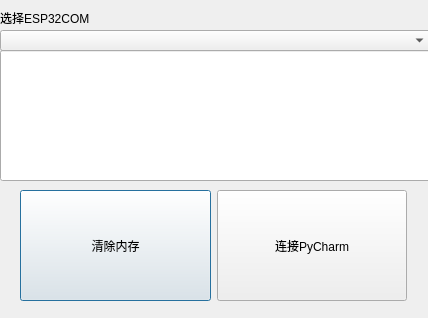
<?xml version="1.0" encoding="UTF-8"?>
<ui version="4.0">
 <class>Dialog</class>
 <widget class="QDialog" name="Dialog">
  <property name="geometry">
   <rect>
    <x>0</x>
    <y>0</y>
    <width>428</width>
    <height>318</height>
   </rect>
  </property>
  <property name="windowTitle">
   <string>Dialog</string>
  </property>
  <widget class="QLabel" name="label">
   <property name="geometry">
    <rect>
     <x>0</x>
     <y>10</y>
     <width>151</width>
     <height>16</height>
    </rect>
   </property>
   <property name="text">
    <string>选择ESP32COM</string>
   </property>
  </widget>
  <widget class="QWidget" name="horizontalLayoutWidget">
   <property name="geometry">
    <rect>
     <x>0</x>
     <y>190</y>
     <width>427</width>
     <height>111</height>
    </rect>
   </property>
   <layout class="QHBoxLayout" name="horizontalLayout" stretch="0,0">
    <property name="sizeConstraint">
     <enum>QLayout::SetDefaultConstraint</enum>
    </property>
    <property name="leftMargin">
     <number>20</number>
    </property>
    <property name="rightMargin">
     <number>20</number>
    </property>
    <item>
     <widget class="QPushButton" name="pushButton_3">
      <property name="sizePolicy">
       <sizepolicy hsizetype="Fixed" vsizetype="Fixed">
        <horstretch>0</horstretch>
        <verstretch>0</verstretch>
       </sizepolicy>
      </property>
      <property name="minimumSize">
       <size>
        <width>50</width>
        <height>50</height>
       </size>
      </property>
      <property name="maximumSize">
       <size>
        <width>200</width>
        <height>200</height>
       </size>
      </property>
      <property name="mouseTracking">
       <bool>false</bool>
      </property>
      <property name="tabletTracking">
       <bool>false</bool>
      </property>
      <property name="text">
       <string>清除内存</string>
      </property>
      <property name="checkable">
       <bool>false</bool>
      </property>
     </widget>
    </item>
    <item>
     <widget class="QPushButton" name="pushButton_2">
      <property name="enabled">
       <bool>true</bool>
      </property>
      <property name="sizePolicy">
       <sizepolicy hsizetype="Fixed" vsizetype="Fixed">
        <horstretch>0</horstretch>
        <verstretch>0</verstretch>
       </sizepolicy>
      </property>
      <property name="minimumSize">
       <size>
        <width>50</width>
        <height>50</height>
       </size>
      </property>
      <property name="maximumSize">
       <size>
        <width>200</width>
        <height>200</height>
       </size>
      </property>
      <property name="mouseTracking">
       <bool>false</bool>
      </property>
      <property name="tabletTracking">
       <bool>false</bool>
      </property>
      <property name="text">
       <string>连接PyCharm</string>
      </property>
      <property name="checkable">
       <bool>false</bool>
      </property>
     </widget>
    </item>
   </layout>
  </widget>
  <widget class="QComboBox" name="comboBox">
   <property name="geometry">
    <rect>
     <x>0</x>
     <y>30</y>
     <width>431</width>
     <height>21</height>
    </rect>
   </property>
   <property name="editable">
    <bool>false</bool>
   </property>
  </widget>
  <widget class="QLineEdit" name="lineEdit">
   <property name="geometry">
    <rect>
     <x>0</x>
     <y>50</y>
     <width>431</width>
     <height>131</height>
    </rect>
   </property>
  </widget>
 </widget>
 <resources/>
 <connections/>
</ui>
